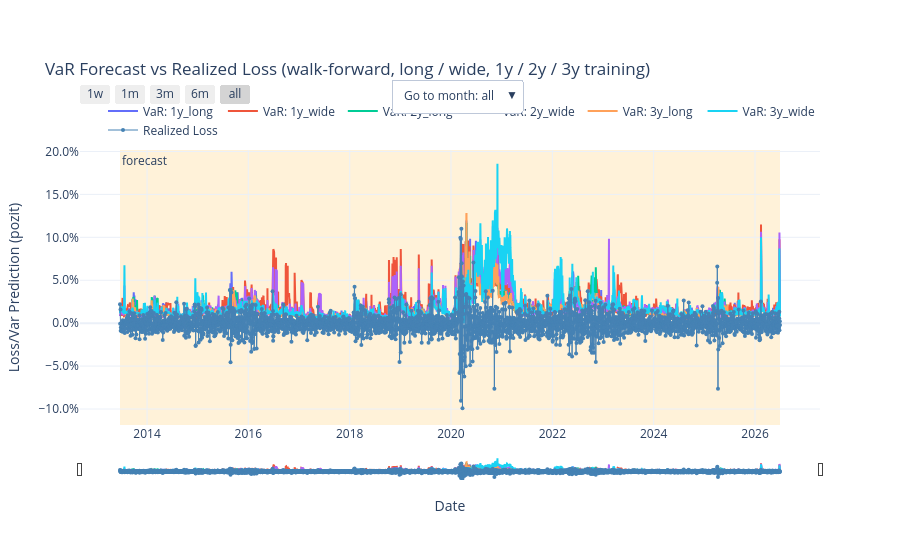

This figure's notebook cell:
### Code cell
# The VaR of every run (long and wide, 1y / 2y / 3y) on top of the same realized loss, common days
plot_var_models_vs_loss(
    {key: (run['common_var_df'], run['residual_bank']) for key, run in runs.items()},
    title='VaR Forecast vs Realized Loss (walk-forward, long / wide, 1y / 2y / 3y training)',
    calendar=display_calendar,
)

### Figure 1 — Plotly figure (JSON) as saved in the notebook; plotly's stock layout.template omitted (floating-point values rounded to 4 significant figures; data arrays with more than 128 entries replaced by an {"elided": "..."} marker saying what was removed)
{"data": [{"customdata": {"elided": "3276x5 float values"}, "hovertemplate": "<b>%{x}</b><br>VaR Forecast: %{y:.2%}<br>predicted_variance (model_output): %{customdata[0]:.3e}<br>predicted_sigma (sqrt of variance): %{customdata[1]:.2%}<br>mu_hat: %{customdata[2]:.2%}<br>Standardized Residual: %{customdata[3]:.2f}<br>Residuals used: %{customdata[4]:.0f}<extra></extra>", "line": {"color": "#636EFA", "width": 2}, "mode": "lines", "name": "VaR: 1y_long", "type": "scatter", "x": {"elided": "3276 str values"}, "y": {"elided": "3276 float values"}}, {"customdata": {"elided": "3276x5 float values"}, "hovertemplate": "<b>%{x}</b><br>VaR Forecast: %{y:.2%}<br>predicted_variance (model_output): %{customdata[0]:.3e}<br>predicted_sigma (sqrt of variance): %{customdata[1]:.2%}<br>mu_hat: %{customdata[2]:.2%}<br>Standardized Residual: %{customdata[3]:.2f}<br>Residuals used: %{customdata[4]:.0f}<extra></extra>", "line": {"color": "#EF553B", "width": 2}, "mode": "lines", "name": "VaR: 1y_wide", "type": "scatter", "x": {"elided": "3276 str values"}, "y": {"elided": "3276 float values"}}, {"customdata": {"elided": "3276x5 float values"}, "hovertemplate": "<b>%{x}</b><br>VaR Forecast: %{y:.2%}<br>predicted_variance (model_output): %{customdata[0]:.3e}<br>predicted_sigma (sqrt of variance): %{customdata[1]:.2%}<br>mu_hat: %{customdata[2]:.2%}<br>Standardized Residual: %{customdata[3]:.2f}<br>Residuals used: %{customdata[4]:.0f}<extra></extra>", "line": {"color": "#00CC96", "width": 2}, "mode": "lines", "name": "VaR: 2y_long", "type": "scatter", "x": {"elided": "3276 str values"}, "y": {"elided": "3276 float values"}}, {"customdata": {"elided": "3276x5 float values"}, "hovertemplate": "<b>%{x}</b><br>VaR Forecast: %{y:.2%}<br>predicted_variance (model_output): %{customdata[0]:.3e}<br>predicted_sigma (sqrt of variance): %{customdata[1]:.2%}<br>mu_hat: %{customdata[2]:.2%}<br>Standardized Residual: %{customdata[3]:.2f}<br>Residuals used: %{customdata[4]:.0f}<extra></extra>", "line": {"color": "#AB63FA", "width": 2}, "mode": "lines", "name": "VaR: 2y_wide", "type": "scatter", "x": {"elided": "3276 str values"}, "y": {"elided": "3276 float values"}}, {"customdata": {"elided": "3276x5 float values"}, "hovertemplate": "<b>%{x}</b><br>VaR Forecast: %{y:.2%}<br>predicted_variance (model_output): %{customdata[0]:.3e}<br>predicted_sigma (sqrt of variance): %{customdata[1]:.2%}<br>mu_hat: %{customdata[2]:.2%}<br>Standardized Residual: %{customdata[3]:.2f}<br>Residuals used: %{customdata[4]:.0f}<extra></extra>", "line": {"color": "#FFA15A", "width": 2}, "mode": "lines", "name": "VaR: 3y_long", "type": "scatter", "x": {"elided": "3276 str values"}, "y": {"elided": "3276 float values"}}, {"customdata": {"elided": "3276x5 float values"}, "hovertemplate": "<b>%{x}</b><br>VaR Forecast: %{y:.2%}<br>predicted_variance (model_output): %{customdata[0]:.3e}<br>predicted_sigma (sqrt of variance): %{customdata[1]:.2%}<br>mu_hat: %{customdata[2]:.2%}<br>Standardized Residual: %{customdata[3]:.2f}<br>Residuals used: %{customdata[4]:.0f}<extra></extra>", "line": {"color": "#19D3F3", "width": 2}, "mode": "lines", "name": "VaR: 3y_wide", "type": "scatter", "x": {"elided": "3276 str values"}, "y": {"elided": "3276 float values"}}, {"hovertemplate": "<b>%{x}</b><br>Realized Loss: %{y:.2%}<extra></extra>", "line": {"color": "steelblue", "width": 1}, "marker": {"size": 4}, "mode": "lines+markers", "name": "Realized Loss", "type": "scatter", "x": {"elided": "3276 str values"}, "y": {"elided": "3276 float values"}}], "layout": {"annotations": [{"showarrow": false, "text": "forecast", "x": "2013-06-20T00:00:00", "xanchor": "left", "xref": "x", "y": 1, "yanchor": "top", "yref": "y domain"}], "hovermode": "x unified", "legend": {"orientation": "h", "x": 1, "xanchor": "right", "y": 1.02, "yanchor": "bottom"}, "margin": {"t": 150}, "shapes": [{"fillcolor": "orange", "layer": "below", "line": {"width": 0}, "opacity": 0.15, "type": "rect", "x0": "2013-06-20T00:00:00", "x1": "2026-06-30T00:00:00", "xref": "x", "y0": 0, "y1": 1, "yref": "y domain"}], "title": {"text": "VaR Forecast vs Realized Loss (walk-forward, long / wide, 1y / 2y / 3y training)"}, "updatemenus": [{"buttons": [{"args": [{"xaxis.autorange": true}], "label": "Go to month: all", "method": "relayout"}, {"args": [{"xaxis.range": ["2013-06-01", "2013-06-30"]}], "label": "2013-06", "method": "relayout"}, {"args": [{"xaxis.range": ["2013-07-01", "2013-07-31"]}], "label": "2013-07", "method": "relayout"}, {"args": [{"xaxis.range": ["2013-08-01", "2013-08-31"]}], "label": "2013-08", "method": "relayout"}, {"args": [{"xaxis.range": ["2013-09-01", "2013-09-30"]}], "label": "2013-09", "method": "relayout"}, {"args": [{"xaxis.range": ["2013-10-01", "2013-10-31"]}], "label": "2013-10", "method": "relayout"}, {"args": [{"xaxis.range": ["2013-11-01", "2013-11-30"]}], "label": "2013-11", "method": "relayout"}, {"args": [{"xaxis.range": ["2013-12-01", "2013-12-31"]}], "label": "2013-12", "method": "relayout"}, {"args": [{"xaxis.range": ["2014-01-01", "2014-01-31"]}], "label": "2014-01", "method": "relayout"}, {"args": [{"xaxis.range": ["2014-02-01", "2014-02-28"]}], "label": "2014-02", "method": "relayout"}, {"args": [{"xaxis.range": ["2014-03-01", "2014-03-31"]}], "label": "2014-03", "method": "relayout"}, {"args": [{"xaxis.range": ["2014-04-01", "2014-04-30"]}], "label": "2014-04", "method": "relayout"}, {"args": [{"xaxis.range": ["2014-05-01", "2014-05-31"]}], "label": "2014-05", "method": "relayout"}, {"args": [{"xaxis.range": ["2014-06-01", "2014-06-30"]}], "label": "2014-06", "method": "relayout"}, {"args": [{"xaxis.range": ["2014-07-01", "2014-07-31"]}], "label": "2014-07", "method": "relayout"}, {"args": [{"xaxis.range": ["2014-08-01", "2014-08-31"]}], "label": "2014-08", "method": "relayout"}, {"args": [{"xaxis.range": ["2014-09-01", "2014-09-30"]}], "label": "2014-09", "method": "relayout"}, {"args": [{"xaxis.range": ["2014-10-01", "2014-10-31"]}], "label": "2014-10", "method": "relayout"}, {"args": [{"xaxis.range": ["2014-11-01", "2014-11-30"]}], "label": "2014-11", "method": "relayout"}, {"args": [{"xaxis.range": ["2014-12-01", "2014-12-31"]}], "label": "2014-12", "method": "relayout"}, {"args": [{"xaxis.range": ["2015-01-01", "2015-01-31"]}], "label": "2015-01", "method": "relayout"}, {"args": [{"xaxis.range": ["2015-02-01", "2015-02-28"]}], "label": "2015-02", "method": "relayout"}, {"args": [{"xaxis.range": ["2015-03-01", "2015-03-31"]}], "label": "2015-03", "method": "relayout"}, {"args": [{"xaxis.range": ["2015-04-01", "2015-04-30"]}], "label": "2015-04", "method": "relayout"}, {"args": [{"xaxis.range": ["2015-05-01", "2015-05-31"]}], "label": "2015-05", "method": "relayout"}, {"args": [{"xaxis.range": ["2015-06-01", "2015-06-30"]}], "label": "2015-06", "method": "relayout"}, {"args": [{"xaxis.range": ["2015-07-01", "2015-07-31"]}], "label": "2015-07", "method": "relayout"}, {"args": [{"xaxis.range": ["2015-08-01", "2015-08-31"]}], "label": "2015-08", "method": "relayout"}, {"args": [{"xaxis.range": ["2015-09-01", "2015-09-30"]}], "label": "2015-09", "method": "relayout"}, {"args": [{"xaxis.range": ["2015-10-01", "2015-10-31"]}], "label": "2015-10", "method": "relayout"}, {"args": [{"xaxis.range": ["2015-11-01", "2015-11-30"]}], "label": "2015-11", "method": "relayout"}, {"args": [{"xaxis.range": ["2015-12-01", "2015-12-31"]}], "label": "2015-12", "method": "relayout"}, {"args": [{"xaxis.range": ["2016-01-01", "2016-01-31"]}], "label": "2016-01", "method": "relayout"}, {"args": [{"xaxis.range": ["2016-02-01", "2016-02-29"]}], "label": "2016-02", "method": "relayout"}, {"args": [{"xaxis.range": ["2016-03-01", "2016-03-31"]}], "label": "2016-03", "method": "relayout"}, {"args": [{"xaxis.range": ["2016-04-01", "2016-04-30"]}], "label": "2016-04", "method": "relayout"}, {"args": [{"xaxis.range": ["2016-05-01", "2016-05-31"]}], "label": "2016-05", "method": "relayout"}, {"args": [{"xaxis.range": ["2016-06-01", "2016-06-30"]}], "label": "2016-06", "method": "relayout"}, {"args": [{"xaxis.range": ["2016-07-01", "2016-07-31"]}], "label": "2016-07", "method": "relayout"}, {"args": [{"xaxis.range": ["2016-08-01", "2016-08-31"]}], "label": "2016-08", "method": "relayout"}, {"args": [{"xaxis.range": ["2016-09-01", "2016-09-30"]}], "label": "2016-09", "method": "relayout"}, {"args": [{"xaxis.range": ["2016-10-01", "2016-10-31"]}], "label": "2016-10", "method": "relayout"}, {"args": [{"xaxis.range": ["2016-11-01", "2016-11-30"]}], "label": "2016-11", "method": "relayout"}, {"args": [{"xaxis.range": ["2016-12-01", "2016-12-31"]}], "label": "2016-12", "method": "relayout"}, {"args": [{"xaxis.range": ["2017-01-01", "2017-01-31"]}], "label": "2017-01", "method": "relayout"}, {"args": [{"xaxis.range": ["2017-02-01", "2017-02-28"]}], "label": "2017-02", "method": "relayout"}, {"args": [{"xaxis.range": ["2017-03-01", "2017-03-31"]}], "label": "2017-03", "method": "relayout"}, {"args": [{"xaxis.range": ["2017-04-01", "2017-04-30"]}], "label": "2017-04", "method": "relayout"}, {"args": [{"xaxis.range": ["2017-05-01", "2017-05-31"]}], "label": "2017-05", "method": "relayout"}, {"args": [{"xaxis.range": ["2017-06-01", "2017-06-30"]}], "label": "2017-06", "method": "relayout"}, {"args": [{"xaxis.range": ["2017-07-01", "2017-07-31"]}], "label": "2017-07", "method": "relayout"}, {"args": [{"xaxis.range": ["2017-08-01", "2017-08-31"]}], "label": "2017-08", "method": "relayout"}, {"args": [{"xaxis.range": ["2017-09-01", "2017-09-30"]}], "label": "2017-09", "method": "relayout"}, {"args": [{"xaxis.range": ["2017-10-01", "2017-10-31"]}], "label": "2017-10", "method": "relayout"}, {"args": [{"xaxis.range": ["2017-11-01", "2017-11-30"]}], "label": "2017-11", "method": "relayout"}, {"args": [{"xaxis.range": ["2017-12-01", "2017-12-31"]}], "label": "2017-12", "method": "relayout"}, {"args": [{"xaxis.range": ["2018-01-01", "2018-01-31"]}], "label": "2018-01", "method": "relayout"}, {"args": [{"xaxis.range": ["2018-02-01", "2018-02-28"]}], "label": "2018-02", "method": "relayout"}, {"args": [{"xaxis.range": ["2018-03-01", "2018-03-31"]}], "label": "2018-03", "method": "relayout"}, {"args": [{"xaxis.range": ["2018-04-01", "2018-04-30"]}], "label": "2018-04", "method": "relayout"}, {"args": [{"xaxis.range": ["2018-05-01", "2018-05-31"]}], "label": "2018-05", "method": "relayout"}, {"args": [{"xaxis.range": ["2018-06-01", "2018-06-30"]}], "label": "2018-06", "method": "relayout"}, {"args": [{"xaxis.range": ["2018-07-01", "2018-07-31"]}], "label": "2018-07", "method": "relayout"}, {"args": [{"xaxis.range": ["2018-08-01", "2018-08-31"]}], "label": "2018-08", "method": "relayout"}, {"args": [{"xaxis.range": ["2018-09-01", "2018-09-30"]}], "label": "2018-09", "method": "relayout"}, {"args": [{"xaxis.range": ["2018-10-01", "2018-10-31"]}], "label": "2018-10", "method": "relayout"}, {"args": [{"xaxis.range": ["2018-11-01", "2018-11-30"]}], "label": "2018-11", "method": "relayout"}, {"args": [{"xaxis.range": ["2018-12-01", "2018-12-31"]}], "label": "2018-12", "method": "relayout"}, {"args": [{"xaxis.range": ["2019-01-01", "2019-01-31"]}], "label": "2019-01", "method": "relayout"}, {"args": [{"xaxis.range": ["2019-02-01", "2019-02-28"]}], "label": "2019-02", "method": "relayout"}, {"args": [{"xaxis.range": ["2019-03-01", "2019-03-31"]}], "label": "2019-03", "method": "relayout"}, {"args": [{"xaxis.range": ["2019-04-01", "2019-04-30"]}], "label": "2019-04", "method": "relayout"}, {"args": [{"xaxis.range": ["2019-05-01", "2019-05-31"]}], "label": "2019-05", "method": "relayout"}, {"args": [{"xaxis.range": ["2019-06-01", "2019-06-30"]}], "label": "2019-06", "method": "relayout"}, {"args": [{"xaxis.range": ["2019-07-01", "2019-07-31"]}], "label": "2019-07", "method": "relayout"}, {"args": [{"xaxis.range": ["2019-08-01", "2019-08-31"]}], "label": "2019-08", "method": "relayout"}, {"args": [{"xaxis.range": ["2019-09-01", "2019-09-30"]}], "label": "2019-09", "method": "relayout"}, {"args": [{"xaxis.range": ["2019-10-01", "2019-10-31"]}], "label": "2019-10", "method": "relayout"}, {"args": [{"xaxis.range": ["2019-11-01", "2019-11-30"]}], "label": "2019-11", "method": "relayout"}, {"args": [{"xaxis.range": ["2019-12-01", "2019-12-31"]}], "label": "2019-12", "method": "relayout"}, {"args": [{"xaxis.range": ["2020-01-01", "2020-01-31"]}], "label": "2020-01", "method": "relayout"}, {"args": [{"xaxis.range": ["2020-02-01", "2020-02-29"]}], "label": "2020-02", "method": "relayout"}, {"args": [{"xaxis.range": ["2020-03-01", "2020-03-31"]}], "label": "2020-03", "method": "relayout"}, {"args": [{"xaxis.range": ["2020-04-01", "2020-04-30"]}], "label": "2020-04", "method": "relayout"}, {"args": [{"xaxis.range": ["2020-05-01", "2020-05-31"]}], "label": "2020-05", "method": "relayout"}, {"args": [{"xaxis.range": ["2020-06-01", "2020-06-30"]}], "label": "2020-06", "method": "relayout"}, {"args": [{"xaxis.range": ["2020-07-01", "2020-07-31"]}], "label": "2020-07", "method": "relayout"}, {"args": [{"xaxis.range": ["2020-08-01", "2020-08-31"]}], "label": "2020-08", "method": "relayout"}, {"args": [{"xaxis.range": ["2020-09-01", "2020-09-30"]}], "label": "2020-09", "method": "relayout"}, {"args": [{"xaxis.range": ["2020-10-01", "2020-10-31"]}], "label": "2020-10", "method": "relayout"}, {"args": [{"xaxis.range": ["2020-11-01", "2020-11-30"]}], "label": "2020-11", "method": "relayout"}, {"args": [{"xaxis.range": ["2020-12-01", "2020-12-31"]}], "label": "2020-12", "method": "relayout"}, {"args": [{"xaxis.range": ["2021-01-01", "2021-01-31"]}], "label": "2021-01", "method": "relayout"}, {"args": [{"xaxis.range": ["2021-02-01", "2021-02-28"]}], "label": "2021-02", "method": "relayout"}, {"args": [{"xaxis.range": ["2021-03-01", "2021-03-31"]}], "label": "2021-03", "method": "relayout"}, {"args": [{"xaxis.range": ["2021-04-01", "2021-04-30"]}], "label": "2021-04", "method": "relayout"}, {"args": [{"xaxis.range": ["2021-05-01", "2021-05-31"]}], "label": "2021-05", "method": "relayout"}, {"args": [{"xaxis.range": ["2021-06-01", "2021-06-30"]}], "label": "2021-06", "method": "relayout"}, {"args": [{"xaxis.range": ["2021-07-01", "2021-07-31"]}], "label": "2021-07", "method": "relayout"}, {"args": [{"xaxis.range": ["2021-08-01", "2021-08-31"]}], "label": "2021-08", "method": "relayout"}, {"args": [{"xaxis.range": ["2021-09-01", "2021-09-30"]}], "label": "2021-09", "method": "relayout"}, {"args": [{"xaxis.range": ["2021-10-01", "2021-10-31"]}], "label": "2021-10", "method": "relayout"}, {"args": [{"xaxis.range": ["2021-11-01", "2021-11-30"]}], "label": "2021-11", "method": "relayout"}, {"args": [{"xaxis.range": ["2021-12-01", "2021-12-31"]}], "label": "2021-12", "method": "relayout"}, {"args": [{"xaxis.range": ["2022-01-01", "2022-01-31"]}], "label": "2022-01", "method": "relayout"}, {"args": [{"xaxis.range": ["2022-02-01", "2022-02-28"]}], "label": "2022-02", "method": "relayout"}, {"args": [{"xaxis.range": ["2022-03-01", "2022-03-31"]}], "label": "2022-03", "method": "relayout"}, {"args": [{"xaxis.range": ["2022-04-01", "2022-04-30"]}], "label": "2022-04", "method": "relayout"}, {"args": [{"xaxis.range": ["2022-05-01", "2022-05-31"]}], "label": "2022-05", "method": "relayout"}, {"args": [{"xaxis.range": ["2022-06-01", "2022-06-30"]}], "label": "2022-06", "method": "relayout"}, {"args": [{"xaxis.range": ["2022-07-01", "2022-07-31"]}], "label": "2022-07", "method": "relayout"}, {"args": [{"xaxis.range": ["2022-08-01", "2022-08-31"]}], "label": "2022-08", "method": "relayout"}, {"args": [{"xaxis.range": ["2022-09-01", "2022-09-30"]}], "label": "2022-09", "method": "relayout"}, {"args": [{"xaxis.range": ["2022-10-01", "2022-10-31"]}], "label": "2022-10", "method": "relayout"}, {"args": [{"xaxis.range": ["2022-11-01", "2022-11-30"]}], "label": "2022-11", "method": "relayout"}, {"args": [{"xaxis.range": ["2022-12-01", "2022-12-31"]}], "label": "2022-12", "method": "relayout"}, {"args": [{"xaxis.range": ["2023-01-01", "2023-01-31"]}], "label": "2023-01", "method": "relayout"}, {"args": [{"xaxis.range": ["2023-02-01", "2023-02-28"]}], "label": "2023-02", "method": "relayout"}, {"args": [{"xaxis.range": ["2023-03-01", "2023-03-31"]}], "label": "2023-03", "method": "relayout"}, {"args": [{"xaxis.range": ["2023-04-01", "2023-04-30"]}], "label": "2023-04", "method": "relayout"}, {"args": [{"xaxis.range": ["2023-05-01", "2023-05-31"]}], "label": "2023-05", "method": "relayout"}, {"args": [{"xaxis.range": ["2023-06-01", "2023-06-30"]}], "label": "2023-06", "method": "relayout"}, {"args": [{"xaxis.range": ["2023-07-01", "2023-07-31"]}], "label": "2023-07", "method": "relayout"}, {"args": [{"xaxis.range": ["2023-08-01", "2023-08-31"]}], "label": "2023-08", "method": "relayout"}, {"args": [{"xaxis.range": ["2023-09-01", "2023-09-30"]}], "label": "2023-09", "method": "relayout"}, {"args": [{"xaxis.range": ["2023-10-01", "2023-10-31"]}], "label": "2023-10", "method": "relayout"}, {"args": [{"xaxis.range": ["2023-11-01", "2023-11-30"]}], "label": "2023-11", "method": "relayout"}, {"args": [{"xaxis.range": ["2023-12-01", "2023-12-31"]}], "label": "2023-12", "method": "relayout"}, {"args": [{"xaxis.range": ["2024-01-01", "2024-01-31"]}], "label": "2024-01", "method": "relayout"}, {"args": [{"xaxis.range": ["2024-02-01", "2024-02-29"]}], "label": "2024-02", "method": "relayout"}, {"args": [{"xaxis.range": ["2024-03-01", "2024-03-31"]}], "label": "2024-03", "method": "relayout"}, {"args": [{"xaxis.range": ["2024-04-01", "2024-04-30"]}], "label": "2024-04", "method": "relayout"}, {"args": [{"xaxis.range": ["2024-05-01", "2024-05-31"]}], "label": "2024-05", "method": "relayout"}, {"args": [{"xaxis.range": ["2024-06-01", "2024-06-30"]}], "label": "2024-06", "method": "relayout"}, {"args": [{"xaxis.range": ["2024-07-01", "2024-07-31"]}], "label": "2024-07", "method": "relayout"}, {"args": [{"xaxis.range": ["2024-08-01", "2024-08-31"]}], "label": "2024-08", "method": "relayout"}, {"args": [{"xaxis.range": ["2024-09-01", "2024-09-30"]}], "label": "2024-09", "method": "relayout"}, {"args": [{"xaxis.range": ["2024-10-01", "2024-10-31"]}], "label": "2024-10", "method": "relayout"}, {"args": [{"xaxis.range": ["2024-11-01", "2024-11-30"]}], "label": "2024-11", "method": "relayout"}, {"args": [{"xaxis.range": ["2024-12-01", "2024-12-31"]}], "label": "2024-12", "method": "relayout"}, {"args": [{"xaxis.range": ["2025-01-01", "2025-01-31"]}], "label": "2025-01", "method": "relayout"}, {"args": [{"xaxis.range": ["2025-02-01", "2025-02-28"]}], "label": "2025-02", "method": "relayout"}, {"args": [{"xaxis.range": ["2025-03-01", "2025-03-31"]}], "label": "2025-03", "method": "relayout"}, {"args": [{"xaxis.range": ["2025-04-01", "2025-04-30"]}], "label": "2025-04", "method": "relayout"}, {"args": [{"xaxis.range": ["2025-05-01", "2025-05-31"]}], "label": "2025-05", "method": "relayout"}, {"args": [{"xaxis.range": ["2025-06-01", "2025-06-30"]}], "label": "2025-06", "method": "relayout"}, {"args": [{"xaxis.range": ["2025-07-01", "2025-07-31"]}], "label": "2025-07", "method": "relayout"}, {"args": [{"xaxis.range": ["2025-08-01", "2025-08-31"]}], "label": "2025-08", "method": "relayout"}, {"args": [{"xaxis.range": ["2025-09-01", "2025-09-30"]}], "label": "2025-09", "method": "relayout"}, {"args": [{"xaxis.range": ["2025-10-01", "2025-10-31"]}], "label": "2025-10", "method": "relayout"}, {"args": [{"xaxis.range": ["2025-11-01", "2025-11-30"]}], "label": "2025-11", "method": "relayout"}, {"args": [{"xaxis.range": ["2025-12-01", "2025-12-31"]}], "label": "2025-12", "method": "relayout"}, {"args": [{"xaxis.range": ["2026-01-01", "2026-01-31"]}], "label": "2026-01", "method": "relayout"}, {"args": [{"xaxis.range": ["2026-02-01", "2026-02-28"]}], "label": "2026-02", "method": "relayout"}, {"args": [{"xaxis.range": ["2026-03-01", "2026-03-31"]}], "label": "2026-03", "method": "relayout"}, {"args": [{"xaxis.range": ["2026-04-01", "2026-04-30"]}], "label": "2026-04", "method": "relayout"}, {"args": [{"xaxis.range": ["2026-05-01", "2026-05-31"]}], "label": "2026-05", "method": "relayout"}, {"args": [{"xaxis.range": ["2026-06-01", "2026-06-30"]}], "label": "2026-06", "method": "relayout"}], "showactive": true, "type": "dropdown", "x": 0.42, "xanchor": "left", "y": 1.14, "yanchor": "bottom"}], "xaxis": {"rangeselector": {"buttons": [{"count": 7, "label": "1w", "step": "day", "stepmode": "backward"}, {"count": 1, "label": "1m", "step": "month", "stepmode": "backward"}, {"count": 3, "label": "3m", "step": "month", "stepmode": "backward"}, {"count": 6, "label": "6m", "step": "month", "stepmode": "backward"}, {"label": "all", "step": "all"}], "x": 0, "xanchor": "left", "y": 1.14, "yanchor": "bottom"}, "rangeslider": {"thickness": 0.07, "visible": true}, "title": {"text": "Date"}}, "yaxis": {"tickformat": ".1%", "title": {"text": "Loss/Var Prediction (pozit)"}}}}
